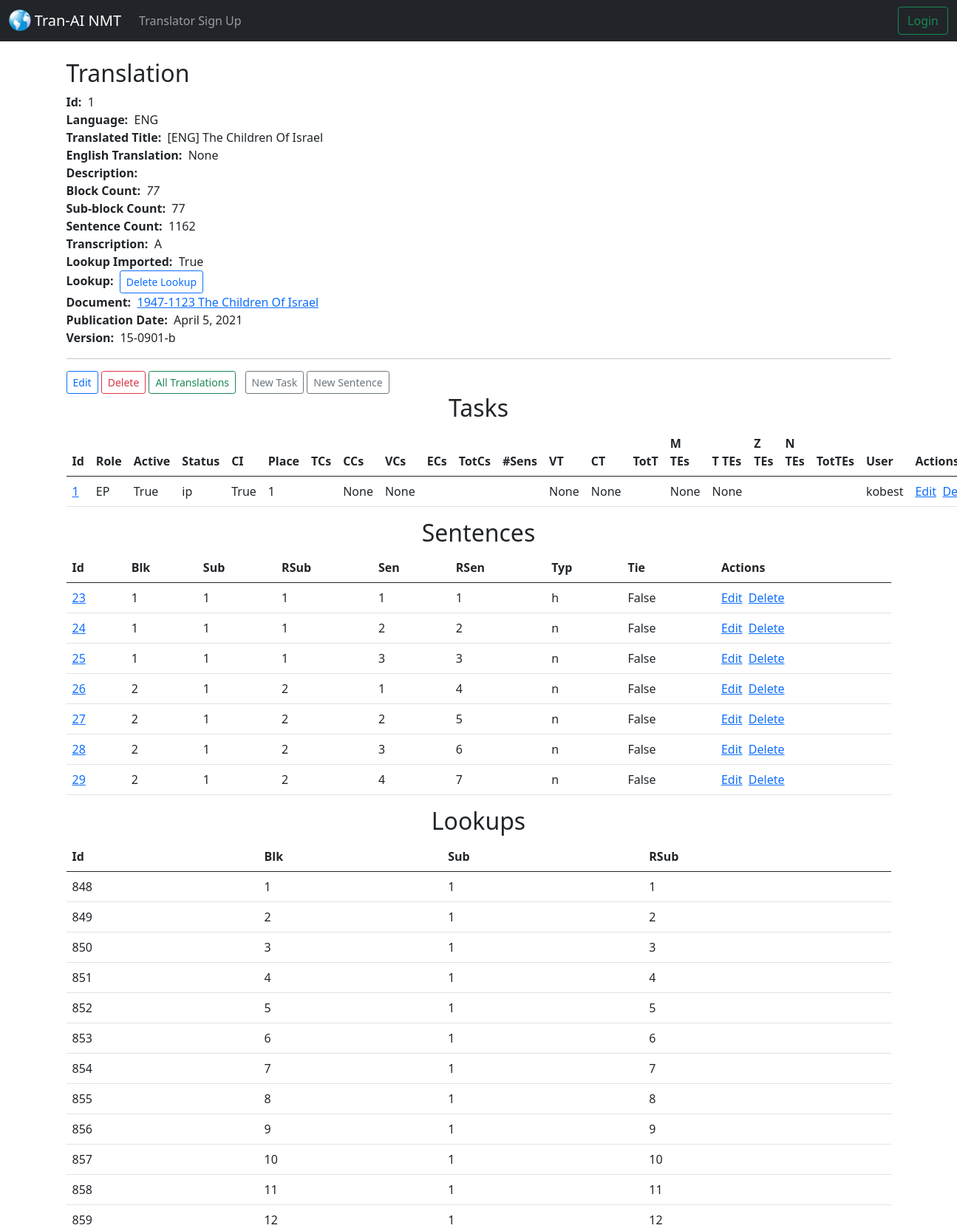
The app's page /documents/1/translations/1/ (upper part) with its own data.
### tranai/models.py (models this page shows, shortened)
class Translation(models.Model):
  class Transcription(models.TextChoices):
    ANDES = 'A', _('Andes')
    MAMALIS = 'M', _('Mamalis')
  lan = models.CharField('Language', max_length=3)
  tran_title = models.CharField('Translated title', max_length=70)
  descrip = models.TextField('Description', blank=True, null=True, max_length=500)
  blkc = models.IntegerField('Block count')
  subc = models.IntegerField('Sub-block count')
  senc = models.IntegerField('Sentence count')
  xcrip = models.CharField('Transcription', max_length=1, choices=Transcription.choices, default=Transcription.ANDES, blank=False,)
  li = models.BooleanField('Lookup imported (eng) / translate contributions randomized (oth)')
  pubdate = models.DateField('Publication date', default=datetime.date.today)
  version = models.CharField('Version', max_length=20)
  document = models.ForeignKey(Document, blank=True, null=True, on_delete=models.CASCADE, related_name='translations')
  eng_tran = models.ForeignKey('self', blank=True, null=True, on_delete=models.CASCADE,)
  def __str__(self):
    return self.tran_title

class Document(models.Model):
  class TimeOfDay(models.TextChoices):
    NO_TOD = 'n', _('No Time Of Day')
    SUNRISE = 's', _('Sunrise')
    BREAKFAST = 'b', _('Breakfast')
    MORNING = 'x', _('Morning')
    AFTERNOON = 'y', _('Afternoon')
    EVENING = 'z', _('Evening')
  class DayOfWeek(models.TextChoices):
    SUNDAY = 'su', _('Sunday')
    MONDAY = 'mo', _('Monday')
    TUESDAY = 'tu', _('Tuesday')
    WEDNESDAY = 'we', _('Wednesday')
    THURSDAY = 'th', _('Thursday')
    FRIDAY = 'fr', _('Friday')
    SATURDAY = 'sa', _('Saturday')
  dod = models.DateField('Date Of Delivery')
  tod = models.CharField('Time Of Day', max_length=1, validators=[MinLengthValidator(1), MaxLengthValidator(1)], choices=TimeOfDay.choices, default=TimeOfDay.NO_TOD, blank=False,)
  dow = models.CharField('Day Of Week', max_length=2, choices=DayOfWeek.choices, default=DayOfWeek.SUNDAY, blank=False,)
  title = models.CharField('Document Title', max_length=64, blank=False,)
  descriptor = models.CharField('Descriptor', max_length=120, blank=False,)
  def __str__(self):
    return f"{self.descriptor} {self.title}"

class Task(models.Model):
  class Role(models.TextChoices):
    EP = 'EP', _('English Provider (EP)')
    EE = 'EE', _('English Editor (EE)')
    NT = 'NT', _('No Translator (NT)')
    MT = 'MT', _('Machine Translator (MT)')
    HT = 'HT', _('Human Translator (HT)')
    TE = 'TE', _('Translation Editor (TE)')
    SE = 'SE', _('Scripture Editor (SE)')
    PE = 'PE', _('Poetry Editor (PE)')
    CE = 'CE', _('Chief Editor (CE)')
    LA = 'LA', _('Language Administrator (LA)')
  class Status(models.TextChoices):
    ip = 'ip', _('In Process (ip)')
    cd = 'cd', _('Completed (cd)')
    te = 'te', _('TE editing (te)')
    ce = 'ce', _('CE editing (ce)')
    qe = 'qe', _('QE editing (qe)')
    pg = 'pg', _('Publishing (pg)')
    pd = 'pd', _('Published (pd)')
    pr = 'pr', _('Pruned (pr)')
  translation = models.ForeignKey(Translation, blank=False, null=False, on_delete=models.DO_NOTHING, related_name='tasks')
  user = models.ForeignKey(settings.AUTH_USER_MODEL, blank=False, null=False, on_delete=models.DO_NOTHING, related_name='tasks') #for accounts app
  role = models.CharField('Role', max_length=2, validators=[MinLengthValidator(2), MaxLengthValidator(2)], choices=Role.choices, default=Role.TE, blank=False, null=False,)
  active = models.BooleanField('Active', default=False)
  place = models.IntegerField('Place', default=1, validators=[MinValueValidator(1)], blank=False, null=False,)
  ci = models.BooleanField('Content imported', default=False)
  status = models.CharField('Status', max_length=2, validators=[MinLengthValidator(2), MaxLengthValidator(2)], choices=Status.choices, default=Status.ip, blank=False, null=False,)
  ccs = models.IntegerField('Final Create additions', blank=True, null=True,)
  ccs_k = models.IntegerField('- by klearing', blank=True, null=True,)
  ccs_m = models.IntegerField('- by modding', blank=True, null=True,)
  vcs = models.IntegerField('Final Vote additions', blank=True, null=True,)
  vcs_a = models.IntegerField('- by accepting', blank=True, null=True,)
  vcs_c = models.IntegerField('- by creating', blank=True, null=True,)
  vcs_t = models.IntegerField('- by topping', blank=True, null=True,)
  vcs_p = models.IntegerField('- by picking', blank=True, null=True,)
  ct = models.IntegerField('Final Create time (s)', blank=True, null=True,)
  vt = models.IntegerField('Final Vote time (s)', blank=True, null=True,)
  majtes = models.IntegerField('Final Majority Top Changes', blank=True, null=True,)
  tietes = models.IntegerField('Final Tie Top Changes', blank=True, null=True,)
  notes = models.CharField('Notes', max_length=200, blank=True, null=True,)

class Sentence(models.Model):
  class SentenceType(models.TextChoices):
    n = 'n', _('Normal')
    c = 'c', _('Conversation')
    s = 's', _('Scripture')
    p = 'p', _('Poetry first line')
    q = 'q', _('Poetry other lines')
  blk = models.IntegerField('Block', blank=True, null=True,)
  sub = models.IntegerField('Sub-block', blank=True, null=True,)
  rsub = models.IntegerField('Running sub-block', blank=True, null=True,)
  sen = models.IntegerField('Sentence', blank=True, null=True,)
  rsen = models.IntegerField('Running sentence', blank=True, null=True,)
  typ = models.CharField('Sentence type', max_length=1, validators=[MinLengthValidator(1), MaxLengthValidator(1)], choices=SentenceType.choices, default=SentenceType.n, blank=False, null=False,)
  tie = models.BooleanField('Tie', default=False)
  translation = models.ForeignKey(Translation, blank=False, null=False, on_delete=models.CASCADE, related_name='sentences')

class Lookup(models.Model):
  blk = models.IntegerField('Block', blank=True, null=True,)
  rsub = models.IntegerField('Running sub-block', blank=True, null=True,)
  sub = models.IntegerField('Sub-block', blank=True, null=True,)
  translation = models.ForeignKey(Translation, blank=False, null=False, on_delete=models.CASCADE, related_name='lookups')

### accounts/models.py (models this page shows)
class CustomUser(AbstractBaseUser, PermissionsMixin):
    email = models.EmailField(_('email address'), unique=True)
    username = models.CharField(_('username'), max_length=6, default='')
    admin = models.BooleanField(default=False)
    is_staff = models.BooleanField(default=False)
    is_active = models.BooleanField(default=True)
    created_at = models.DateTimeField(default=timezone.now)
    cur_task = models.ForeignKey(Task, blank=True, null=True, on_delete=models.CASCADE)
    USERNAME_FIELD = 'email'
    REQUIRED_FIELDS = []
    objects = CustomUserManager()
    def __str__(self):
        return self.username

### tranai/views.py (the view)
# urls.py: path('documents/<document_id>/translations/<translation_id>/', views.show_document_translation, name='show-document-translation'),
def show_document_translation(request, document_id, translation_id):
  document = Document.objects.get(pk=document_id)
  translation = Translation.objects.get(pk=translation_id)
  tasks = translation.tasks.all
  sentences = translation.sentences.all
  lookups = translation.lookups.all
  return render(request, 'tranai/show_document_translation.html', {'document': document, 'translation': translation, 'tasks': tasks, 'sentences': sentences, 'lookups': lookups})

### tranai/templates/tranai/show_document_translation.html (shortened to what this page needs)
{% extends 'tranai/base.html' %}
{% block content %}
  <h2>Translation</h2>
  <strong>Id:</strong>&nbsp;&nbsp;{{ translation.id }}<br>
  <strong>Language:</strong>&nbsp;&nbsp;{{ translation.lan }}<br>
  <strong>Translated Title:</strong>&nbsp;&nbsp;{{ translation.tran_title }}<br>
  <strong>English Translation:</strong>&nbsp;&nbsp;{{ translation.eng_tran }}<br>
  <strong>Description:</strong>&nbsp;&nbsp;{{ translation.description }}<br>
  <strong>Block Count:</strong>&nbsp;&nbsp;<i>{{ translation.blkc }}</i><br>
  <strong>Sub-block Count:</strong>&nbsp;&nbsp;{{ translation.subc }}<br>
  <strong>Sentence Count:</strong>&nbsp;&nbsp;{{ translation.senc }}<br>
  <strong>Transcription:</strong>&nbsp;&nbsp;{{ translation.xcrip }}<br>
{% if translation.lan == 'ENG' %}
  <strong>Lookup Imported:</strong>&nbsp;&nbsp;{{ translation.li }}<br>
  {% if translation.li %}
  <strong>Lookup:</strong>&nbsp;&nbsp;<a class="btn btn-outline-primary btn-sm" href="{% url 'delete-lookup' translation.document.id translation.id %}">Delete Lookup</a> <br>
  {% else %}
  <strong>Lookup:</strong>&nbsp;&nbsp;<a class="btn btn-outline-primary btn-sm" href="{% url 'import-lookup' translation.document.id translation.id %}">Import Lookup</a> <br>
  {% endif %}
{% else %}
<strong>Translate Additions Randomized:</strong>&nbsp;&nbsp;{{ translation.li }}<br>
  {% if not translation.li %}
<strong>Randomization:</strong>&nbsp;&nbsp;{{ translation.None }}<br>
  {% endif %}
{% endif %}
  <strong>Document:</strong>&nbsp;&nbsp;<a href="{% url 'show-document' translation.document.id %}">{{translation.document}}</a><br>
  <strong>Publication Date:</strong>&nbsp;&nbsp;{{ translation.pubdate }}<br>
  <strong>Version:</strong>&nbsp;&nbsp;{{ translation.version }}<br>
  <hr>
  <a class="btn btn-outline-primary btn-sm" href="">Edit</a>
  <a class="btn btn-outline-danger btn-sm" href="">Delete</a>
  <a class="btn btn-outline-success btn-sm" href="{% url 'index-documents' %}">All Translations</a>
  <a class="btn btn-outline-secondary btn-sm" href="{% url 'create-task' %}">New Task</a>
  <a class="btn btn-outline-secondary btn-sm" href="{% url 'create-translation-sentence' translation.id %}">New Sentence</a>
  <center><h2>Tasks</h2></center>
  <table class="table table-hover">
    <thead>
      <tr>
        <th scope="col">Id</th>
        <th scope="col">Role</th>
        <th scope="col">Active</th>
        <th scope="col">Status</th>
        <th scope="col">CI</th>
        <th scope="col">Place</th>
        <th scope="col">TCs</th>
        <th scope="col">CCs</th>
        <th scope="col">VCs</th>
        <th scope="col">ECs</th>
        <th scope="col">TotCs</th>
        <th scope="col">#Sens</th>
        <th scope="col">VT</th>
        <th scope="col">CT</th>
        <th scope="col">TotT</th>
        <th scope="col">M TEs</th>
        <th scope="col">T TEs</th>
        <th scope="col">Z TEs</th>
        <th scope="col">N TEs</th>
        <th scope="col">TotTEs</th>
        <th scope="col">User</th>
        <th scope="col">Actions</th>
      </tr>
    </thead>
    <tbody>
{% for task in tasks %}
      <tr>
        <td><a href="{% url 'show-task' task.id %}">{{task.id}}</a></td>
        <td>{{task.role}}</td>
        <td>{{task.active}}</td>
        <td>{{task.status}}</td>
        <td>{{task.ci}}</td>
        <td>{{task.place}}</td>
        <td></td>
        <td>{{task.ccs}}</td>
        <td>{{task.vcs}}</td>
        <td></td>
        <td></td>
        <td></td>
        <td>{{task.vt}}</td>
        <td>{{task.ct}}</td>
        <td></td>
        <td>{{task.majtes}}</td>
        <td>{{task.tietes}}</td>
        <td></td>
        <td></td>
        <td></td>
        <td>{{task.user}}</td>
        <td><a href="{% url 'update-task' task.id %}">Edit</a>&nbsp;&nbsp;<a href="{% url 'delete-task' task.id %}">Delete</a></td>
      </tr>
{% endfor %}
    </tbody>
  </table>
  <center><h2>Sentences</h2></center>
  <table class="table table-hover">
    <thead>
      <tr>
        <th scope="col">Id</th>
        <th scope="col">Blk</th>
        <th scope="col">Sub</th>
        <th scope="col">RSub</th>
        <th scope="col">Sen</th>
        <th scope="col">RSen</th>
        <th scope="col">Typ</th>
        <th scope="col">Tie</th>
        <th scope="col">Actions</th>
      </tr>
    </thead>
    <tbody>
{% for sentence in sentences %}
      <tr>
        <td><a href="{% url 'show-translation-sentence' translation.id sentence.id %}">{{sentence.id}}</a></td>
        <td>{{sentence.blk}}</td>
        <td>{{sentence.sub}}</td>
        <td>{{sentence.rsub}}</td>
        <td>{{sentence.sen}}</td>
        <td>{{sentence.rsen}}</td>
        <td>{{sentence.typ}}</td>
        <td>{{sentence.tie}}</td>
        <td><a href="{% url 'update-translation-sentence' translation.id sentence.id %}">Edit</a>&nbsp;&nbsp;<a href="{% url 'delete-translation-sentence' translation.id sentence.id %}">Delete</a></td>
      </tr>
{% endfor %}
    </tbody>
  </table>
  <center><h2>Lookups</h2></center>
  <table class="table table-hover">
    <thead>
      <tr>
        <th scope="col">Id</th>
        <th scope="col">Blk</th>
        <th scope="col">Sub</th>
        <th scope="col">RSub</th>
      </tr>
    </thead>
    <tbody>
{% for lookup in lookups %}
      <tr>
        <td>{{lookup.id}}</td>
        <td>{{lookup.blk}}</td>
        <td>{{lookup.sub}}</td>
        <td>{{lookup.rsub}}</td>
      </tr>
{% endfor %}
    </tbody>
  </table>
{% endblock %}

### records on screen
Task: id "1", role "EP", active "True", status "ip", ci "True", place "1", ccs "None", vcs "None", vt "None", ct "None", majtes "None", tietes "None", user "kobest"
Sentence: id "23", blk "1", sub "1", rsub "1", sen "1", rsen "1", typ "h", tie "False"
Sentence: id "24", blk "1", sub "1", rsub "1", sen "2", rsen "2", typ "n", tie "False"
Sentence: id "25", blk "1", sub "1", rsub "1", sen "3", rsen "3", typ "n", tie "False"
Sentence: id "26", blk "2", sub "1", rsub "2", sen "1", rsen "4", typ "n", tie "False"
Sentence: id "27", blk "2", sub "1", rsub "2", sen "2", rsen "5", typ "n", tie "False"
Sentence: id "28", blk "2", sub "1", rsub "2", sen "3", rsen "6", typ "n", tie "False"
Sentence: id "29", blk "2", sub "1", rsub "2", sen "4", rsen "7", typ "n", tie "False"
Lookup: id "848", blk "1", sub "1", rsub "1"
Lookup: id "849", blk "2", sub "1", rsub "2"
Lookup: id "850", blk "3", sub "1", rsub "3"
Lookup: id "851", blk "4", sub "1", rsub "4"
Lookup: id "852", blk "5", sub "1", rsub "5"
Lookup: id "853", blk "6", sub "1", rsub "6"
Lookup: id "854", blk "7", sub "1", rsub "7"
Lookup: id "855", blk "8", sub "1", rsub "8"
Lookup: id "856", blk "9", sub "1", rsub "9"
Lookup: id "857", blk "10", sub "1", rsub "10"
Lookup: id "858", blk "11", sub "1", rsub "11"
Lookup: id "859", blk "12", sub "1", rsub "12"
